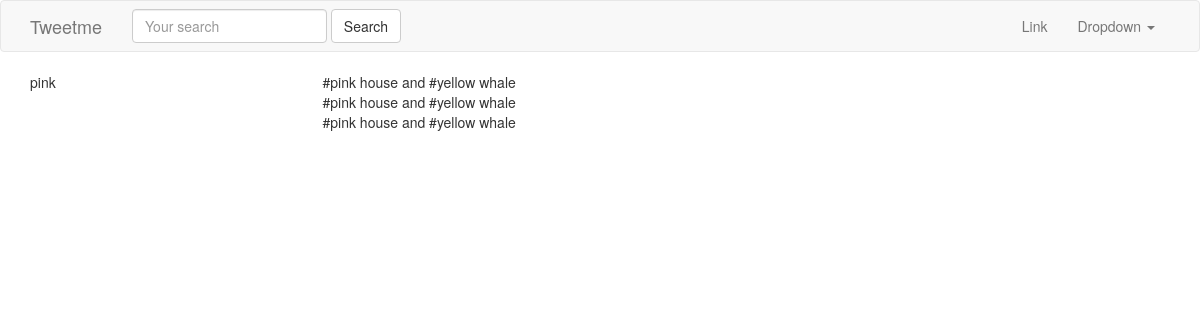
/tags/pink/, run on the app's committed database.
### hashtags/models.py (models this page shows, shortened)
class HashTag(models.Model):
	tag = models.CharField(max_length=120)
	timestamp = models.DateTimeField(auto_now_add=True)
	def get_tweets(self):
		return Tweet.objects.filter(content__icontains="#" + self.tag)

### tweets/models.py (models this page shows, shortened)
class Tweet(models.Model):
	parent = models.ForeignKey("self", blank=True, null=True, on_delete=models.CASCADE,)
	user = models.ForeignKey(settings.AUTH_USER_MODEL, on_delete=models.CASCADE,)
	content = models.CharField(max_length=140, validators=[valiadte_content])
	updated = models.DateTimeField(auto_now=True)
	timestamp = models.DateTimeField(auto_now_add=True)
	objects = TweetManager()
	class Meta:
		ordering = ['-timestamp']

### hashtags/views.py (the view)
# urls.py: url(r'^tags/(?P<hashtag>.*)/$', HashTagView.as_view(), name='hashtag'),
class HashTagView(View):
	def get(self, request, hashtag, *args, **kwargs):
		obj, created = HashTag.objects.get_or_create(tag=hashtag)
		return render(request, 'hashtags/tag_view.html', {"obj":obj})

### hashtags/templates/hashtags/tag_view.html
{% extends "base.html" %}
{% block content %}
	<div class='row'>
		<div class='col-sm-3 col-xs-12'>
		<h 1>{{ obj.tag }}</h1>
		</div>
		<div class='col-sm-9'>
			{% for tweet in obj.get_tweets %}
			{{ tweet.content }} <br/>
			{% endfor %}
		</div>
	</div>
{% endblock content %}

### data on the page
HashTag: tag "pink"
Tweet: content "#pink house and #yellow whale"
Tweet: content "#pink house and #yellow whale"
Tweet: content "#pink house and #yellow whale"
